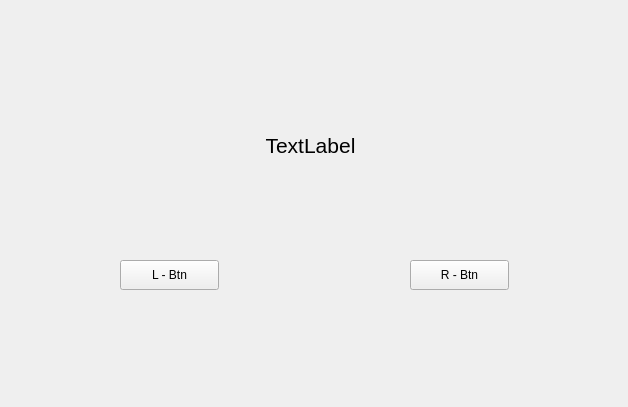
<?xml version="1.0" encoding="UTF-8"?>
<ui version="4.0">
 <class>Form</class>
 <widget class="QWidget" name="Form">
  <property name="geometry">
   <rect>
    <x>0</x>
    <y>0</y>
    <width>628</width>
    <height>407</height>
   </rect>
  </property>
  <property name="windowTitle">
   <string>Form</string>
  </property>
  <widget class="QPushButton" name="btn1">
   <property name="geometry">
    <rect>
     <x>120</x>
     <y>260</y>
     <width>99</width>
     <height>30</height>
    </rect>
   </property>
   <property name="text">
    <string>L - Btn</string>
   </property>
  </widget>
  <widget class="QPushButton" name="btn2">
   <property name="geometry">
    <rect>
     <x>410</x>
     <y>260</y>
     <width>99</width>
     <height>30</height>
    </rect>
   </property>
   <property name="text">
    <string>R - Btn</string>
   </property>
  </widget>
  <widget class="QLabel" name="label">
   <property name="geometry">
    <rect>
     <x>230</x>
     <y>130</y>
     <width>161</width>
     <height>31</height>
    </rect>
   </property>
   <property name="font">
    <font>
     <pointsize>16</pointsize>
    </font>
   </property>
   <property name="focusPolicy">
    <enum>Qt::NoFocus</enum>
   </property>
   <property name="layoutDirection">
    <enum>Qt::LeftToRight</enum>
   </property>
   <property name="text">
    <string>TextLabel</string>
   </property>
   <property name="alignment">
    <set>Qt::AlignCenter</set>
   </property>
  </widget>
 </widget>
 <resources/>
 <connections>
  <connection>
   <sender>btn1</sender>
   <signal>clicked()</signal>
   <receiver>Form</receiver>
   <slot>slot1()</slot>
   <hints>
    <hint type="sourcelabel">
     <x>169</x>
     <y>280</y>
    </hint>
    <hint type="destinationlabel">
     <x>170</x>
     <y>305</y>
    </hint>
   </hints>
  </connection>
  <connection>
   <sender>btn2</sender>
   <signal>clicked()</signal>
   <receiver>Form</receiver>
   <slot>slot2()</slot>
   <hints>
    <hint type="sourcelabel">
     <x>443</x>
     <y>277</y>
    </hint>
    <hint type="destinationlabel">
     <x>444</x>
     <y>299</y>
    </hint>
   </hints>
  </connection>
 </connections>
 <slots>
  <slot>slot1()</slot>
  <slot>slot2()</slot>
 </slots>
</ui>
